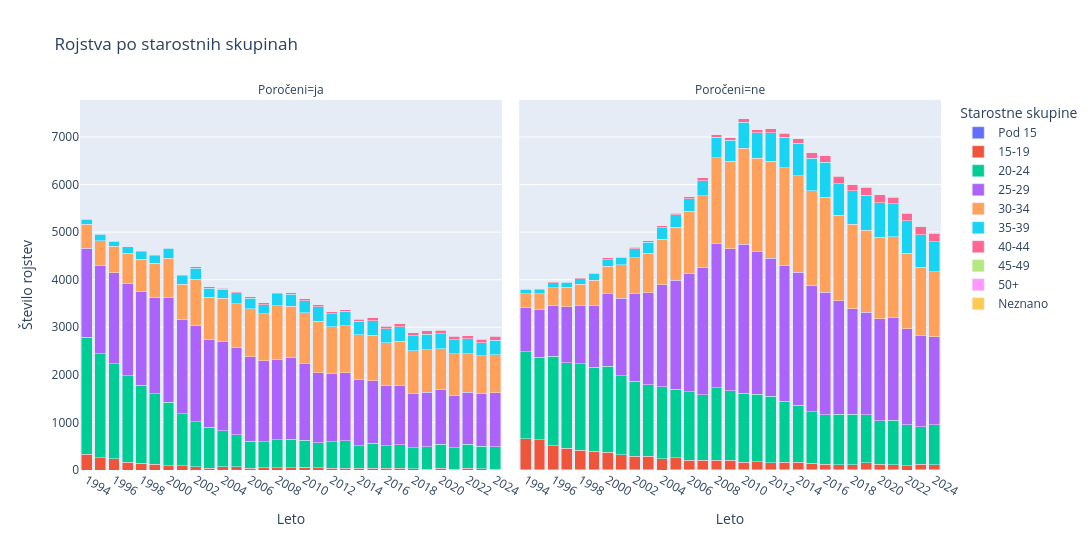

Notebook cell for this chart:
### Markdown cell above
<p style="font-size:18px;">V tem grafu pa lahko vidimo količino rojstev v in zunaj zakonske zveze skozi leta glede na starostno skupino. Tako lahko poleg splošne količine rojstev vidimo tudi kako se ta količina spreminja med posameznimi starostnimi skupinami. </p>

### Code cell
po_skupinah = ratings[ratings['Starostne skupine'] != 'Starostne skupine - SKUPAJ']

po_skupinah_long = po_skupinah.melt(
    id_vars=['Leto', 'Starostne skupine'],
    value_vars=['Rojeni v zakonski zvezi', 'Rojeni zunaj zakonske zveze'],
    var_name='Tip',
    value_name='Število'
)

po_skupinah_long['Tip'] = po_skupinah_long['Tip'].map({
    'Rojeni v zakonski zvezi': 'ja',
    'Rojeni zunaj zakonske zveze': 'ne'
})

fig = px.bar(
    po_skupinah_long,
    x='Leto',
    y='Število',
    color='Starostne skupine',
    barmode='stack',
    facet_col='Tip',
    labels={
        'Tip': 'Poročeni',
        'Število': 'Število rojstev'
    },
    title='Rojstva po starostnih skupinah'
)

fig.update_layout(width=1100, height=550)

fig.show()

### Figure 1 — Plotly figure (JSON) as saved in the notebook; plotly's stock layout.template omitted (floating-point values rounded to 4 significant figures)
{"data": [{"hovertemplate": "Starostne skupine=Pod 15<br>Poročeni=ja<br>Leto=%{x}<br>Število rojstev=%{y}<extra></extra>", "legendgroup": "Pod 15", "marker": {"color": "#636efa", "pattern": {"shape": ""}}, "name": "Pod 15", "orientation": "v", "showlegend": true, "textposition": "auto", "type": "bar", "x": ["1994", "1995", "1996", "1997", "1998", "1999", "2000", "2001", "2002", "2003", "2004", "2005", "2006", "2007", "2008", "2009", "2010", "2011", "2012", "2013", "2014", "2015", "2016", "2017", "2018", "2019", "2020", "2021", "2022", "2023", "2024"], "xaxis": "x", "y": [0.0, 0.0, 0.0, 0.0, 0.0, 0.0, 0.0, 0.0, 0.0, 0.0, 0.0, 0.0, 0.0, 0.0, 0.0, 0.0, 0.0, 0.0, 0.0, 0.0, 0.0, 0.0, 0.0, 0.0, 0.0, 0.0, 0.0, 0.0, 0.0, 0.0, 0.0], "yaxis": "y"}, {"hovertemplate": "Starostne skupine=Pod 15<br>Poročeni=ne<br>Leto=%{x}<br>Število rojstev=%{y}<extra></extra>", "legendgroup": "Pod 15", "marker": {"color": "#636efa", "pattern": {"shape": ""}}, "name": "Pod 15", "orientation": "v", "showlegend": false, "textposition": "auto", "type": "bar", "x": ["1994", "1995", "1996", "1997", "1998", "1999", "2000", "2001", "2002", "2003", "2004", "2005", "2006", "2007", "2008", "2009", "2010", "2011", "2012", "2013", "2014", "2015", "2016", "2017", "2018", "2019", "2020", "2021", "2022", "2023", "2024"], "xaxis": "x2", "y": [2.0, 4.0, 4.0, 2.0, 2.0, 4.0, 1.0, 1.0, 3.0, 2.0, 0.0, 3.0, 1.0, 1.0, 2.0, 1.0, 1.0, 1.0, 3.0, 3.0, 1.0, 2.0, 2.0, 2.0, 1.0, 3.0, 4.0, 3.0, 0.0, 2.0, 3.0], "yaxis": "y2"}, {"hovertemplate": "Starostne skupine=15-19<br>Poročeni=ja<br>Leto=%{x}<br>Število rojstev=%{y}<extra></extra>", "legendgroup": "15-19", "marker": {"color": "#EF553B", "pattern": {"shape": ""}}, "name": "15-19", "orientation": "v", "showlegend": true, "textposition": "auto", "type": "bar", "x": ["1994", "1995", "1996", "1997", "1998", "1999", "2000", "2001", "2002", "2003", "2004", "2005", "2006", "2007", "2008", "2009", "2010", "2011", "2012", "2013", "2014", "2015", "2016", "2017", "2018", "2019", "2020", "2021", "2022", "2023", "2024"], "xaxis": "x", "y": [329.0, 260.0, 237.0, 167.0, 143.0, 119.0, 92.0, 87.0, 66.0, 42.0, 67.0, 67.0, 42.0, 49.0, 47.0, 49.0, 55.0, 52.0, 35.0, 38.0, 40.0, 40.0, 34.0, 36.0, 24.0, 20.0, 34.0, 13.0, 34.0, 25.0, 21.0], "yaxis": "y"}, {"hovertemplate": "Starostne skupine=15-19<br>Poročeni=ne<br>Leto=%{x}<br>Število rojstev=%{y}<extra></extra>", "legendgroup": "15-19", "marker": {"color": "#EF553B", "pattern": {"shape": ""}}, "name": "15-19", "orientation": "v", "showlegend": false, "textposition": "auto", "type": "bar", "x": ["1994", "1995", "1996", "1997", "1998", "1999", "2000", "2001", "2002", "2003", "2004", "2005", "2006", "2007", "2008", "2009", "2010", "2011", "2012", "2013", "2014", "2015", "2016", "2017", "2018", "2019", "2020", "2021", "2022", "2023", "2024"], "xaxis": "x2", "y": [653.0, 637.0, 509.0, 451.0, 408.0, 388.0, 370.0, 323.0, 284.0, 285.0, 233.0, 255.0, 200.0, 199.0, 199.0, 205.0, 163.0, 176.0, 149.0, 156.0, 157.0, 145.0, 121.0, 113.0, 106.0, 148.0, 118.0, 110.0, 85.0, 118.0, 103.0], "yaxis": "y2"}, {"hovertemplate": "Starostne skupine=20-24<br>Poročeni=ja<br>Leto=%{x}<br>Število rojstev=%{y}<extra></extra>", "legendgroup": "20-24", "marker": {"color": "#00cc96", "pattern": {"shape": ""}}, "name": "20-24", "orientation": "v", "showlegend": true, "textposition": "auto", "type": "bar", "x": ["1994", "1995", "1996", "1997", "1998", "1999", "2000", "2001", "2002", "2003", "2004", "2005", "2006", "2007", "2008", "2009", "2010", "2011", "2012", "2013", "2014", "2015", "2016", "2017", "2018", "2019", "2020", "2021", "2022", "2023", "2024"], "xaxis": "x", "y": [2466.0, 2183.0, 1996.0, 1814.0, 1638.0, 1479.0, 1335.0, 1099.0, 949.0, 855.0, 758.0, 678.0, 565.0, 548.0, 591.0, 598.0, 566.0, 525.0, 556.0, 577.0, 467.0, 521.0, 474.0, 491.0, 442.0, 469.0, 503.0, 451.0, 507.0, 471.0, 469.0], "yaxis": "y"}, {"hovertemplate": "Starostne skupine=20-24<br>Poročeni=ne<br>Leto=%{x}<br>Število rojstev=%{y}<extra></extra>", "legendgroup": "20-24", "marker": {"color": "#00cc96", "pattern": {"shape": ""}}, "name": "20-24", "orientation": "v", "showlegend": false, "textposition": "auto", "type": "bar", "x": ["1994", "1995", "1996", "1997", "1998", "1999", "2000", "2001", "2002", "2003", "2004", "2005", "2006", "2007", "2008", "2009", "2010", "2011", "2012", "2013", "2014", "2015", "2016", "2017", "2018", "2019", "2020", "2021", "2022", "2023", "2024"], "xaxis": "x2", "y": [1826.0, 1730.0, 1876.0, 1803.0, 1823.0, 1765.0, 1813.0, 1659.0, 1580.0, 1503.0, 1519.0, 1441.0, 1441.0, 1379.0, 1531.0, 1461.0, 1452.0, 1411.0, 1395.0, 1287.0, 1203.0, 1075.0, 1041.0, 1060.0, 1070.0, 1007.0, 911.0, 929.0, 863.0, 794.0, 848.0], "yaxis": "y2"}, {"hovertemplate": "Starostne skupine=25-29<br>Poročeni=ja<br>Leto=%{x}<br>Število rojstev=%{y}<extra></extra>", "legendgroup": "25-29", "marker": {"color": "#ab63fa", "pattern": {"shape": ""}}, "name": "25-29", "orientation": "v", "showlegend": true, "textposition": "auto", "type": "bar", "x": ["1994", "1995", "1996", "1997", "1998", "1999", "2000", "2001", "2002", "2003", "2004", "2005", "2006", "2007", "2008", "2009", "2010", "2011", "2012", "2013", "2014", "2015", "2016", "2017", "2018", "2019", "2020", "2021", "2022", "2023", "2024"], "xaxis": "x", "y": [1870.0, 1851.0, 1912.0, 1943.0, 1972.0, 2034.0, 2194.0, 1985.0, 2027.0, 1854.0, 1880.0, 1824.0, 1776.0, 1695.0, 1683.0, 1720.0, 1614.0, 1469.0, 1429.0, 1424.0, 1401.0, 1316.0, 1271.0, 1241.0, 1141.0, 1148.0, 1158.0, 1110.0, 1090.0, 1103.0, 1137.0], "yaxis": "y"}, {"hovertemplate": "Starostne skupine=25-29<br>Poročeni=ne<br>Leto=%{x}<br>Število rojstev=%{y}<extra></extra>", "legendgroup": "25-29", "marker": {"color": "#ab63fa", "pattern": {"shape": ""}}, "name": "25-29", "orientation": "v", "showlegend": false, "textposition": "auto", "type": "bar", "x": ["1994", "1995", "1996", "1997", "1998", "1999", "2000", "2001", "2002", "2003", "2004", "2005", "2006", "2007", "2008", "2009", "2010", "2011", "2012", "2013", "2014", "2015", "2016", "2017", "2018", "2019", "2020", "2021", "2022", "2023", "2024"], "xaxis": "x2", "y": [930.0, 1001.0, 1071.0, 1178.0, 1216.0, 1309.0, 1528.0, 1631.0, 1837.0, 1932.0, 2144.0, 2286.0, 2489.0, 2675.0, 3033.0, 2984.0, 3128.0, 2997.0, 2907.0, 2857.0, 2792.0, 2662.0, 2569.0, 2383.0, 2215.0, 2163.0, 2142.0, 2172.0, 2019.0, 1913.0, 1842.0], "yaxis": "y2"}, {"hovertemplate": "Starostne skupine=30-34<br>Poročeni=ja<br>Leto=%{x}<br>Število rojstev=%{y}<extra></extra>", "legendgroup": "30-34", "marker": {"color": "#FFA15A", "pattern": {"shape": ""}}, "name": "30-34", "orientation": "v", "showlegend": true, "textposition": "auto", "type": "bar", "x": ["1994", "1995", "1996", "1997", "1998", "1999", "2000", "2001", "2002", "2003", "2004", "2005", "2006", "2007", "2008", "2009", "2010", "2011", "2012", "2013", "2014", "2015", "2016", "2017", "2018", "2019", "2020", "2021", "2022", "2023", "2024"], "xaxis": "x", "y": [496.0, 528.0, 561.0, 633.0, 682.0, 715.0, 828.0, 736.0, 970.0, 883.0, 902.0, 921.0, 1006.0, 990.0, 1128.0, 1072.0, 1069.0, 1083.0, 987.0, 992.0, 938.0, 955.0, 892.0, 933.0, 903.0, 886.0, 855.0, 867.0, 809.0, 800.0, 799.0], "yaxis": "y"}, {"hovertemplate": "Starostne skupine=30-34<br>Poročeni=ne<br>Leto=%{x}<br>Število rojstev=%{y}<extra></extra>", "legendgroup": "30-34", "marker": {"color": "#FFA15A", "pattern": {"shape": ""}}, "name": "30-34", "orientation": "v", "showlegend": false, "textposition": "auto", "type": "bar", "x": ["1994", "1995", "1996", "1997", "1998", "1999", "2000", "2001", "2002", "2003", "2004", "2005", "2006", "2007", "2008", "2009", "2010", "2011", "2012", "2013", "2014", "2015", "2016", "2017", "2018", "2019", "2020", "2021", "2022", "2023", "2024"], "xaxis": "x2", "y": [298.0, 332.0, 369.0, 408.0, 455.0, 518.0, 570.0, 698.0, 757.0, 833.0, 958.0, 1115.0, 1307.0, 1507.0, 1802.0, 1835.0, 2019.0, 1968.0, 2031.0, 2053.0, 2030.0, 1989.0, 1999.0, 1794.0, 1769.0, 1720.0, 1718.0, 1685.0, 1590.0, 1431.0, 1372.0], "yaxis": "y2"}, {"hovertemplate": "Starostne skupine=35-39<br>Poročeni=ja<br>Leto=%{x}<br>Število rojstev=%{y}<extra></extra>", "legendgroup": "35-39", "marker": {"color": "#19d3f3", "pattern": {"shape": ""}}, "name": "35-39", "orientation": "v", "showlegend": true, "textposition": "auto", "type": "bar", "x": ["1994", "1995", "1996", "1997", "1998", "1999", "2000", "2001", "2002", "2003", "2004", "2005", "2006", "2007", "2008", "2009", "2010", "2011", "2012", "2013", "2014", "2015", "2016", "2017", "2018", "2019", "2020", "2021", "2022", "2023", "2024"], "xaxis": "x", "y": [111.0, 135.0, 100.0, 131.0, 156.0, 155.0, 207.0, 177.0, 228.0, 191.0, 191.0, 232.0, 222.0, 195.0, 258.0, 253.0, 254.0, 299.0, 275.0, 302.0, 284.0, 306.0, 302.0, 305.0, 315.0, 333.0, 318.0, 301.0, 316.0, 271.0, 305.0], "yaxis": "y"}, {"hovertemplate": "Starostne skupine=35-39<br>Poročeni=ne<br>Leto=%{x}<br>Število rojstev=%{y}<extra></extra>", "legendgroup": "35-39", "marker": {"color": "#19d3f3", "pattern": {"shape": ""}}, "name": "35-39", "orientation": "v", "showlegend": false, "textposition": "auto", "type": "bar", "x": ["1994", "1995", "1996", "1997", "1998", "1999", "2000", "2001", "2002", "2003", "2004", "2005", "2006", "2007", "2008", "2009", "2010", "2011", "2012", "2013", "2014", "2015", "2016", "2017", "2018", "2019", "2020", "2021", "2022", "2023", "2024"], "xaxis": "x2", "y": [88.0, 84.0, 105.0, 102.0, 117.0, 148.0, 140.0, 157.0, 194.0, 232.0, 236.0, 261.0, 266.0, 318.0, 428.0, 445.0, 545.0, 532.0, 608.0, 633.0, 683.0, 677.0, 736.0, 665.0, 704.0, 734.0, 720.0, 693.0, 679.0, 691.0, 634.0], "yaxis": "y2"}, {"hovertemplate": "Starostne skupine=40-44<br>Poročeni=ja<br>Leto=%{x}<br>Število rojstev=%{y}<extra></extra>", "legendgroup": "40-44", "marker": {"color": "#FF6692", "pattern": {"shape": ""}}, "name": "40-44", "orientation": "v", "showlegend": true, "textposition": "auto", "type": "bar", "x": ["1994", "1995", "1996", "1997", "1998", "1999", "2000", "2001", "2002", "2003", "2004", "2005", "2006", "2007", "2008", "2009", "2010", "2011", "2012", "2013", "2014", "2015", "2016", "2017", "2018", "2019", "2020", "2021", "2022", "2023", "2024"], "xaxis": "x", "y": [18.0, 17.0, 12.0, 18.0, 23.0, 25.0, 19.0, 23.0, 34.0, 31.0, 27.0, 30.0, 27.0, 37.0, 29.0, 45.0, 43.0, 46.0, 55.0, 47.0, 43.0, 62.0, 53.0, 74.0, 67.0, 78.0, 70.0, 68.0, 69.0, 78.0, 79.0], "yaxis": "y"}, {"hovertemplate": "Starostne skupine=40-44<br>Poročeni=ne<br>Leto=%{x}<br>Število rojstev=%{y}<extra></extra>", "legendgroup": "40-44", "marker": {"color": "#FF6692", "pattern": {"shape": ""}}, "name": "40-44", "orientation": "v", "showlegend": false, "textposition": "auto", "type": "bar", "x": ["1994", "1995", "1996", "1997", "1998", "1999", "2000", "2001", "2002", "2003", "2004", "2005", "2006", "2007", "2008", "2009", "2010", "2011", "2012", "2013", "2014", "2015", "2016", "2017", "2018", "2019", "2020", "2021", "2022", "2023", "2024"], "xaxis": "x2", "y": [18.0, 18.0, 27.0, 15.0, 16.0, 21.0, 35.0, 22.0, 32.0, 32.0, 44.0, 40.0, 49.0, 59.0, 65.0, 62.0, 73.0, 71.0, 85.0, 93.0, 106.0, 117.0, 137.0, 155.0, 134.0, 169.0, 176.0, 144.0, 164.0, 165.0, 169.0], "yaxis": "y2"}, {"hovertemplate": "Starostne skupine=45-49<br>Poročeni=ja<br>Leto=%{x}<br>Število rojstev=%{y}<extra></extra>", "legendgroup": "45-49", "marker": {"color": "#B6E880", "pattern": {"shape": ""}}, "name": "45-49", "orientation": "v", "showlegend": true, "textposition": "auto", "type": "bar", "x": ["1994", "1995", "1996", "1997", "1998", "1999", "2000", "2001", "2002", "2003", "2004", "2005", "2006", "2007", "2008", "2009", "2010", "2011", "2012", "2013", "2014", "2015", "2016", "2017", "2018", "2019", "2020", "2021", "2022", "2023", "2024"], "xaxis": "x", "y": [0.0, 0.0, 0.0, 0.0, 0.0, 0.0, 0.0, 1.0, 0.0, 1.0, 2.0, 3.0, 3.0, 0.0, 3.0, 4.0, 3.0, 2.0, 4.0, 4.0, 3.0, 5.0, 4.0, 6.0, 2.0, 7.0, 7.0, 8.0, 7.0, 6.0, 9.0], "yaxis": "y"}, {"hovertemplate": "Starostne skupine=45-49<br>Poročeni=ne<br>Leto=%{x}<br>Število rojstev=%{y}<extra></extra>", "legendgroup": "45-49", "marker": {"color": "#B6E880", "pattern": {"shape": ""}}, "name": "45-49", "orientation": "v", "showlegend": false, "textposition": "auto", "type": "bar", "x": ["1994", "1995", "1996", "1997", "1998", "1999", "2000", "2001", "2002", "2003", "2004", "2005", "2006", "2007", "2008", "2009", "2010", "2011", "2012", "2013", "2014", "2015", "2016", "2017", "2018", "2019", "2020", "2021", "2022", "2023", "2024"], "xaxis": "x2", "y": [3.0, 0.0, 2.0, 0.0, 1.0, 0.0, 0.0, 0.0, 2.0, 0.0, 0.0, 1.0, 1.0, 2.0, 1.0, 0.0, 6.0, 4.0, 5.0, 3.0, 6.0, 8.0, 5.0, 9.0, 8.0, 8.0, 8.0, 3.0, 13.0, 14.0, 16.0], "yaxis": "y2"}, {"hovertemplate": "Starostne skupine=50+<br>Poročeni=ja<br>Leto=%{x}<br>Število rojstev=%{y}<extra></extra>", "legendgroup": "50+", "marker": {"color": "#FF97FF", "pattern": {"shape": ""}}, "name": "50+", "orientation": "v", "showlegend": true, "textposition": "auto", "type": "bar", "x": ["1994", "1995", "1996", "1997", "1998", "1999", "2000", "2001", "2002", "2003", "2004", "2005", "2006", "2007", "2008", "2009", "2010", "2011", "2012", "2013", "2014", "2015", "2016", "2017", "2018", "2019", "2020", "2021", "2022", "2023", "2024"], "xaxis": "x", "y": [0.0, 0.0, 0.0, 0.0, 0.0, 0.0, 0.0, 0.0, 0.0, 0.0, 0.0, 0.0, 0.0, 0.0, 0.0, 0.0, 0.0, 0.0, 0.0, 0.0, 0.0, 1.0, 0.0, 1.0, 0.0, 1.0, 0.0, 0.0, 1.0, 0.0, 0.0], "yaxis": "y"}, {"hovertemplate": "Starostne skupine=50+<br>Poročeni=ne<br>Leto=%{x}<br>Število rojstev=%{y}<extra></extra>", "legendgroup": "50+", "marker": {"color": "#FF97FF", "pattern": {"shape": ""}}, "name": "50+", "orientation": "v", "showlegend": false, "textposition": "auto", "type": "bar", "x": ["1994", "1995", "1996", "1997", "1998", "1999", "2000", "2001", "2002", "2003", "2004", "2005", "2006", "2007", "2008", "2009", "2010", "2011", "2012", "2013", "2014", "2015", "2016", "2017", "2018", "2019", "2020", "2021", "2022", "2023", "2024"], "xaxis": "x2", "y": [0.0, 0.0, 0.0, 0.0, 0.0, 0.0, 0.0, 0.0, 0.0, 0.0, 1.0, 0.0, 1.0, 0.0, 0.0, 0.0, 1.0, 1.0, 0.0, 0.0, 0.0, 0.0, 0.0, 0.0, 1.0, 1.0, 1.0, 0.0, 0.0, 2.0, 0.0], "yaxis": "y2"}, {"hovertemplate": "Starostne skupine=Neznano<br>Poročeni=ja<br>Leto=%{x}<br>Število rojstev=%{y}<extra></extra>", "legendgroup": "Neznano", "marker": {"color": "#FECB52", "pattern": {"shape": ""}}, "name": "Neznano", "orientation": "v", "showlegend": true, "textposition": "auto", "type": "bar", "x": ["1994", "1995", "1996", "1997", "1998", "1999", "2000", "2001", "2002", "2003", "2004", "2005", "2006", "2007", "2008", "2009", "2010", "2011", "2012", "2013", "2014", "2015", "2016", "2017", "2018", "2019", "2020", "2021", "2022", "2023", "2024"], "xaxis": "x", "y": [0.0, 0.0, 0.0, 0.0, 0.0, 0.0, 0.0, 0.0, 0.0, 0.0, 0.0, 0.0, 0.0, 0.0, 0.0, 0.0, 0.0, 0.0, 0.0, 0.0, 0.0, 0.0, 0.0, 0.0, 0.0, 0.0, 0.0, 0.0, 0.0, 0.0, 0.0], "yaxis": "y"}, {"hovertemplate": "Starostne skupine=Neznano<br>Poročeni=ne<br>Leto=%{x}<br>Število rojstev=%{y}<extra></extra>", "legendgroup": "Neznano", "marker": {"color": "#FECB52", "pattern": {"shape": ""}}, "name": "Neznano", "orientation": "v", "showlegend": false, "textposition": "auto", "type": "bar", "x": ["1994", "1995", "1996", "1997", "1998", "1999", "2000", "2001", "2002", "2003", "2004", "2005", "2006", "2007", "2008", "2009", "2010", "2011", "2012", "2013", "2014", "2015", "2016", "2017", "2018", "2019", "2020", "2021", "2022", "2023", "2024"], "xaxis": "x2", "y": [1.0, 0.0, 0.0, 0.0, 0.0, 0.0, 0.0, 0.0, 0.0, 0.0, 0.0, 0.0, 0.0, 0.0, 0.0, 0.0, 0.0, 0.0, 0.0, 0.0, 0.0, 0.0, 0.0, 0.0, 0.0, 0.0, 0.0, 0.0, 0.0, 0.0, 0.0], "yaxis": "y2"}], "layout": {"annotations": [{"font": {}, "showarrow": false, "text": "Poročeni=ja", "x": 0.245, "xanchor": "center", "xref": "paper", "y": 1, "yanchor": "bottom", "yref": "paper"}, {"font": {}, "showarrow": false, "text": "Poročeni=ne", "x": 0.755, "xanchor": "center", "xref": "paper", "y": 1, "yanchor": "bottom", "yref": "paper"}], "barmode": "stack", "height": 550, "legend": {"title": {"text": "Starostne skupine"}, "tracegroupgap": 0}, "title": {"text": "Rojstva po starostnih skupinah"}, "width": 1100, "xaxis": {"anchor": "y", "domain": [0, 0.49], "title": {"text": "Leto"}}, "xaxis2": {"anchor": "y2", "domain": [0.51, 1], "matches": "x", "title": {"text": "Leto"}}, "yaxis": {"anchor": "x", "domain": [0, 1], "title": {"text": "Število rojstev"}}, "yaxis2": {"anchor": "x2", "domain": [0, 1], "matches": "y", "showticklabels": false}}}
